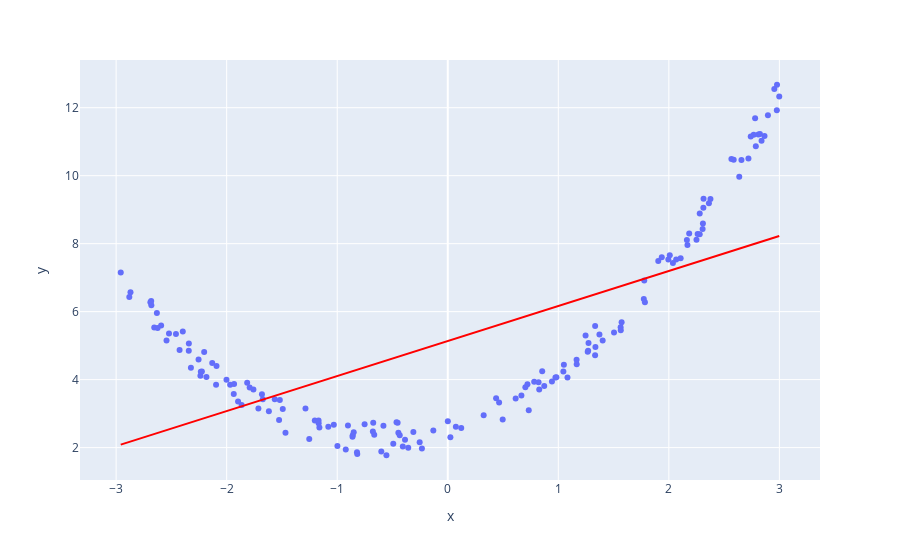

Write notebook code for a chart like this one.
### Code cell
px.scatter(x=xTrain.ravel(), y=yTrain.ravel(), trendline="ols", trendline_color_override="red")

### Figure 1 — Plotly figure (JSON) as saved in the notebook; plotly's stock layout.template omitted (floating-point values rounded to 4 significant figures; data arrays with more than 128 entries replaced by an {"elided": "..."} marker saying what was removed)
{"data": [{"hovertemplate": "x=%{x}<br>y=%{y}<extra></extra>", "legendgroup": "", "marker": {"color": "#636efa", "symbol": "circle"}, "mode": "markers", "name": "", "orientation": "v", "showlegend": false, "type": "scatter", "x": {"elided": "160 float values"}, "xaxis": "x", "y": {"elided": "160 float values"}, "yaxis": "y"}, {"hovertemplate": "<b>OLS trendline</b><br>y = 1.03062 * x + 5.13553<br>R<sup>2</sup>=0.428249<br><br>x=%{x}<br>y=%{y} <b>(trend)</b><extra></extra>", "legendgroup": "", "line": {"color": "red"}, "marker": {"color": "#636efa", "symbol": "circle"}, "mode": "lines", "name": "", "showlegend": false, "type": "scatter", "x": {"elided": "160 float values"}, "xaxis": "x", "y": {"elided": "160 float values"}, "yaxis": "y"}], "layout": {"legend": {"tracegroupgap": 0}, "margin": {"t": 60}, "xaxis": {"anchor": "y", "domain": [0, 1], "title": {"text": "x"}}, "yaxis": {"anchor": "x", "domain": [0, 1], "title": {"text": "y"}}}}
